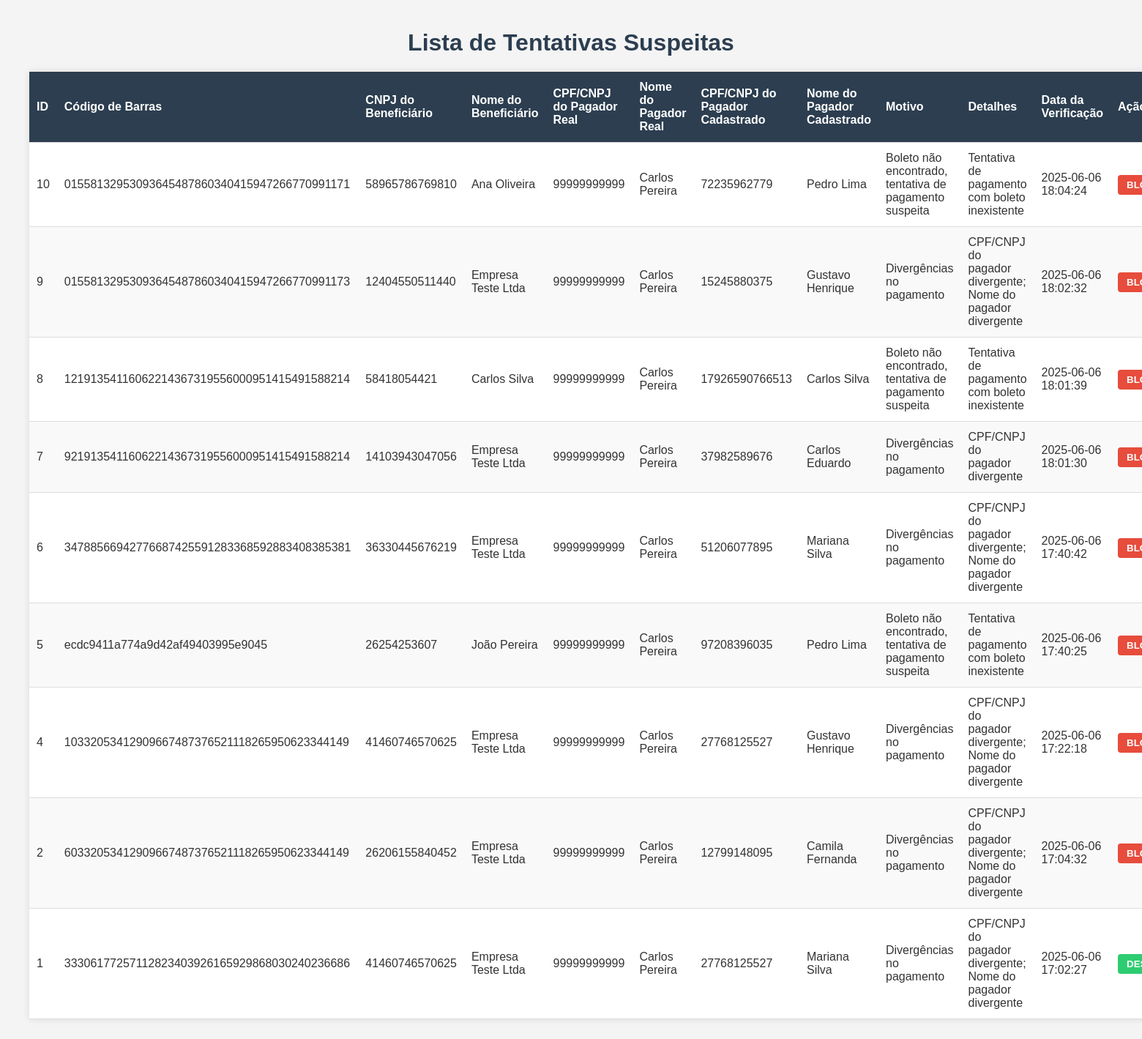
The page /tentativas-suspeitas on the database its author committed.
### tables this page shows
CREATE TABLE tentativas_suspeitas (
    id INTEGER PRIMARY KEY AUTOINCREMENT,
    codigo_barras TEXT NOT NULL,
    cnpj_benficiado TEXT,
    nome_benficiado TEXT,
    pagador_cpf_cnpj TEXT,
    pagador_nome TEXT,
    pagador_cad_cpf_cnpj TEXT NOT NULL,
    pagador_cad_nome TEXT NOT NULL,
    motivo TEXT NOT NULL,
    detalhes TEXT,
    data_verificacao DATETIME DEFAULT CURRENT_TIMESTAMP
);

### routes/tentativa.py (the view)
@bp.route("/tentativas-suspeitas", methods=["GET"])
def ver_tentativas():
    conn = get_connection()
    conn.row_factory = lambda cursor, row: {
        col[0]: row[idx] for idx, col in enumerate(cursor.description)
    }
    cursor = conn.cursor()
    cursor.execute("SELECT * FROM tentativas_suspeitas ORDER BY data_verificacao DESC")
    tentativas = cursor.fetchall()
    cursor.execute("SELECT codigo_barras FROM blacklist")
    codigos_bloqueados = {row["codigo_barras"] for row in cursor.fetchall()}
    conn.close()
    return render_template("ver_tentativas_suspeitas.html", tentativas=tentativas, codigos_bloqueados=codigos_bloqueados)

### database.py (called while the page is built)
def get_connection():
    conn = sqlite3.connect(DB_PATH)
    conn.row_factory = sqlite3.Row  # Retorna dicionários ao invés de tuplas
    return conn

### templates/ver_tentativas_suspeitas.html (shortened to what this page needs)
<!DOCTYPE html>
<html lang="pt-br">
<head>
</head>
<body>
    <h1>Lista de Tentativas Suspeitas</h1>
    <table>
        <thead>
            <tr>
                <th>ID</th>
                <th>Código de Barras</th>
                <th>CNPJ do Beneficiário</th>
                <th>Nome do Beneficiário</th>
                <th>CPF/CNPJ do Pagador Real</th>
                <th>Nome do Pagador Real</th>
                <th>CPF/CNPJ do Pagador Cadastrado</th>
                <th>Nome do Pagador Cadastrado</th>
                <th>Motivo</th>
                <th>Detalhes</th>
                <th>Data da Verificação</th>
                <th>Ação</th>
            </tr>
        </thead>
        <tbody>
            {% for tentativa in tentativas %}
            <tr>
                <td>{{ tentativa.id }}</td>
                <td>{{ tentativa.codigo_barras }}</td>
                <td>{{ tentativa.cnpj_benficiado }}</td>
                <td>{{ tentativa.nome_benficiado }}</td>
                <td>{{ tentativa.pagador_cpf_cnpj }}</td>
                <td>{{ tentativa.pagador_nome }}</td>
                <td>{{ tentativa.pagador_cad_cpf_cnpj }}</td>
                <td>{{ tentativa.pagador_cad_nome }}</td>
                <td>{{ tentativa.motivo }}</td>
                <td>{{ tentativa.detalhes }}</td>
                <td>{{ tentativa.data_verificacao }}</td>
                <td>
                    {% if tentativa.codigo_barras in codigos_bloqueados %}
                        <form method="POST" action="/desbloquear" style="display:inline;">
                            <button type="submit">DESBLOQUEAR</button>
                        </form>
                    {% else %}
                        <form method="POST" action="/bloquear" style="display:inline;">
                            <button type="submit">BLOCK</button>
                        </form>
                    {% endif %}
                </td>
            </tr>
            {% endfor %}
        </tbody>
    </table>
</body>
</html>

### templates/ver_tentativas_suspeitas.html (style rules this page uses)
body { font-family: Arial, sans-serif; background-color: #f4f4f4; margin: 40px; color: #333; }
h1 { text-align: center; color: #2c3e50; }
table { width: 100%; border-collapse: collapse; background-color: #fff; box-shadow: 0 0 10px rgba(0,0,0,0.1); }
th, td { text-align: left; padding: 12px 10px; border-bottom: 1px solid #ddd; }
th { background-color: #2c3e50; color: white; position: sticky; top: 0; z-index: 1; }
tr:nth-child(even) { background-color: #f9f9f9; }
button { background-color: #e74c3c; border: none; padding: 6px 12px; color: white; font-weight: bold; cursor: pointer; border-radius: 4px; }
form[action="/desbloquear"] button { background-color: #2ecc71; }

### rows shown on the page
tentativas_suspeitas: id "10", codigo_barras "01558132953093645487860340415947266770991171", cnpj_benficiado "58965786769810", nome_benficiado "Ana Oliveira", pagador_cpf_cnpj "99999999999", pagador_nome "Carlos Pereira", pagador_cad_cpf_cnpj "72235962779", pagador_cad_nome "Pedro Lima", motivo "Boleto não encontrado, tentativa de pagamento suspeita", detalhes "Tentativa de pagamento com boleto inexistente", data_verificacao "2025-06-06 18:04:24"
tentativas_suspeitas: id "9", codigo_barras "01558132953093645487860340415947266770991173", cnpj_benficiado "12404550511440", nome_benficiado "Empresa Teste Ltda", pagador_cpf_cnpj "99999999999", pagador_nome "Carlos Pereira", pagador_cad_cpf_cnpj "15245880375", pagador_cad_nome "Gustavo Henrique", motivo "Divergências no pagamento", detalhes "CPF/CNPJ do pagador divergente; Nome do pagador divergente", data_verificacao "2025-06-06 18:02:32"
tentativas_suspeitas: id "8", codigo_barras "12191354116062214367319556000951415491588214", cnpj_benficiado "58418054421", nome_benficiado "Carlos Silva", pagador_cpf_cnpj "99999999999", pagador_nome "Carlos Pereira", pagador_cad_cpf_cnpj "17926590766513", pagador_cad_nome "Carlos Silva", motivo "Boleto não encontrado, tentativa de pagamento suspeita", detalhes "Tentativa de pagamento com boleto inexistente", data_verificacao "2025-06-06 18:01:39"
tentativas_suspeitas: id "7", codigo_barras "92191354116062214367319556000951415491588214", cnpj_benficiado "14103943047056", nome_benficiado "Empresa Teste Ltda", pagador_cpf_cnpj "99999999999", pagador_nome "Carlos Pereira", pagador_cad_cpf_cnpj "37982589676", pagador_cad_nome "Carlos Eduardo", motivo "Divergências no pagamento", detalhes "CPF/CNPJ do pagador divergente", data_verificacao "2025-06-06 18:01:30"
tentativas_suspeitas: id "6", codigo_barras "34788566942776687425591283368592883408385381", cnpj_benficiado "36330445676219", nome_benficiado "Empresa Teste Ltda", pagador_cpf_cnpj "99999999999", pagador_nome "Carlos Pereira", pagador_cad_cpf_cnpj "51206077895", pagador_cad_nome "Mariana Silva", motivo "Divergências no pagamento", detalhes "CPF/CNPJ do pagador divergente; Nome do pagador divergente", data_verificacao "2025-06-06 17:40:42"
tentativas_suspeitas: id "5", codigo_barras "ecdc9411a774a9d42af49403995e9045", cnpj_benficiado "26254253607", nome_benficiado "João Pereira", pagador_cpf_cnpj "99999999999", pagador_nome "Carlos Pereira", pagador_cad_cpf_cnpj "97208396035", pagador_cad_nome "Pedro Lima", motivo "Boleto não encontrado, tentativa de pagamento suspeita", detalhes "Tentativa de pagamento com boleto inexistente", data_verificacao "2025-06-06 17:40:25"
tentativas_suspeitas: id "4", codigo_barras "10332053412909667487376521118265950623344149", cnpj_benficiado "41460746570625", nome_benficiado "Empresa Teste Ltda", pagador_cpf_cnpj "99999999999", pagador_nome "Carlos Pereira", pagador_cad_cpf_cnpj "27768125527", pagador_cad_nome "Gustavo Henrique", motivo "Divergências no pagamento", detalhes "CPF/CNPJ do pagador divergente; Nome do pagador divergente", data_verificacao "2025-06-06 17:22:18"
tentativas_suspeitas: id "2", codigo_barras "60332053412909667487376521118265950623344149", cnpj_benficiado "26206155840452", nome_benficiado "Empresa Teste Ltda", pagador_cpf_cnpj "99999999999", pagador_nome "Carlos Pereira", pagador_cad_cpf_cnpj "12799148095", pagador_cad_nome "Camila Fernanda", motivo "Divergências no pagamento", detalhes "CPF/CNPJ do pagador divergente; Nome do pagador divergente", data_verificacao "2025-06-06 17:04:32"
tentativas_suspeitas: id "1", codigo_barras "33306177257112823403926165929868030240236686", cnpj_benficiado "41460746570625", nome_benficiado "Empresa Teste Ltda", pagador_cpf_cnpj "99999999999", pagador_nome "Carlos Pereira", pagador_cad_cpf_cnpj "27768125527", pagador_cad_nome "Mariana Silva", motivo "Divergências no pagamento", detalhes "CPF/CNPJ do pagador divergente; Nome do pagador divergente", data_verificacao "2025-06-06 17:02:27"
